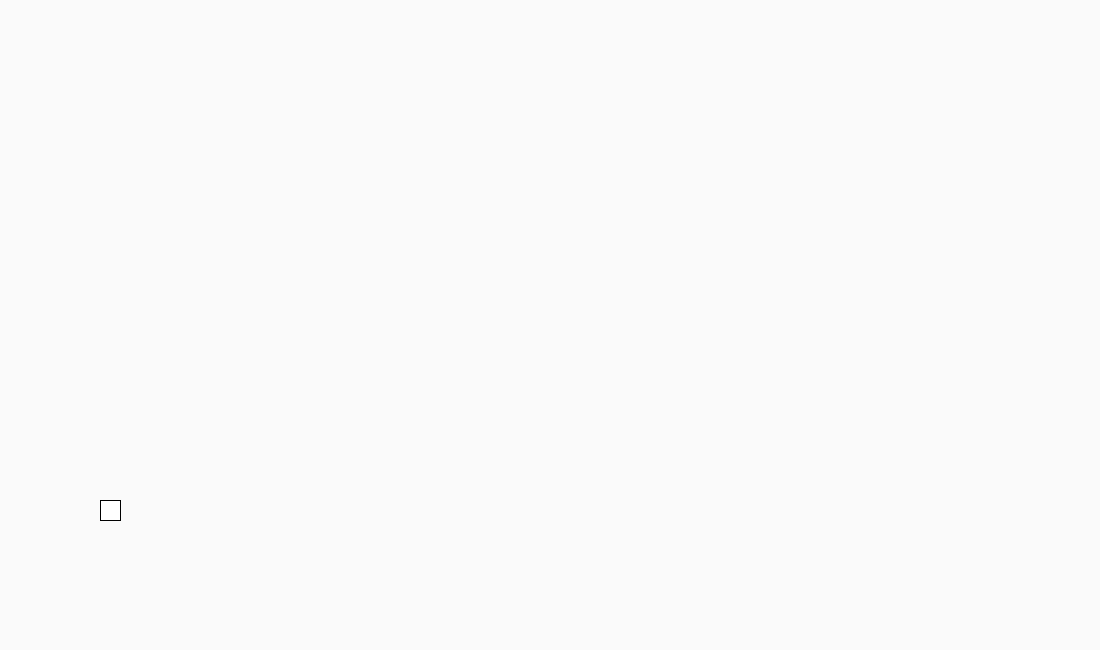
Frame 1 (no input)
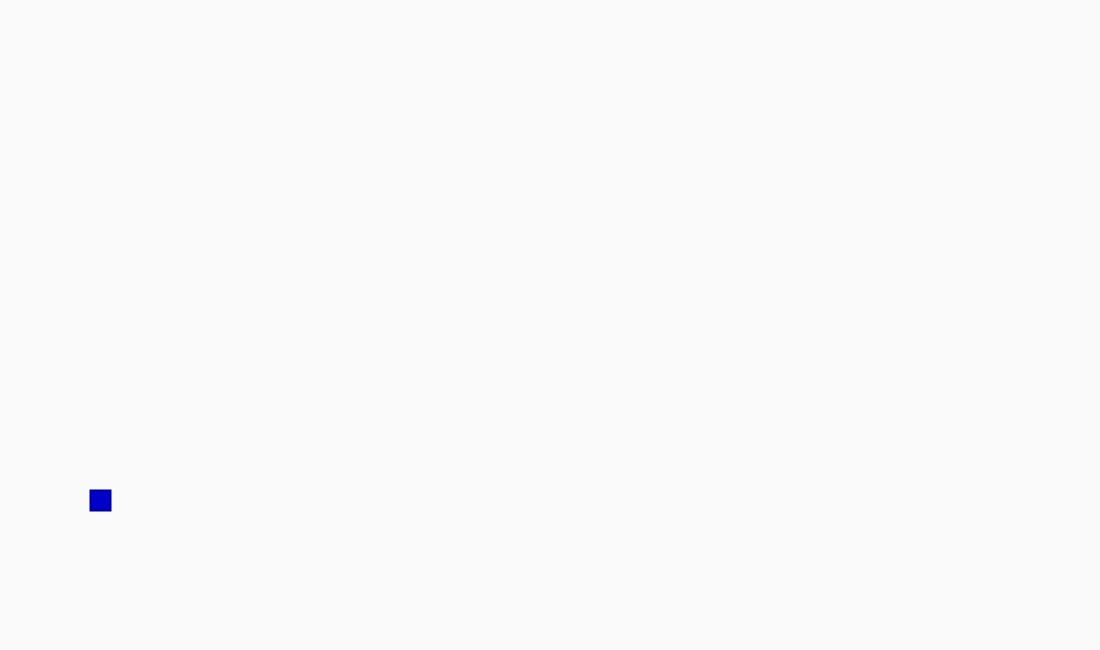
Frame 60 (the mouse pressed at the canvas centre just before this capture)
Frame 120 (the mouse held since frame 60 and released just before this capture): identical to frame 60, image omitted

The Processing sketch that drew these frames (run headless with seeded random() and noise(); from frame 60 on, the mouse is pressed at the canvas centre):

// Processing sketch: Eksamens_Spil__1_
// ── Eksamens_Spil__1_.pde
int Xpos = 100;
int Ypos = 500;

void setup() {
  smooth();
  size(1100,650);
  
 }

void draw() {
  background(250);
  player();
  playerMove();
  
 }

void player() {
  rect(Xpos, Ypos,20,20);
  rectMode(CENTER);
  fill (0,0,200);
  stroke(0,0,150);
  strokeWeight(2);
  
}  
  
void playerMove() {  
  
}

void keyPressed() {
  if (key == CODED) {
    if (keyCode == UP) {Ypos -= 5;}  
    if (keyCode == LEFT) {Xpos -= 5;}  
    if (keyCode == RIGHT) {Xpos += 5;}  
  } 
}
